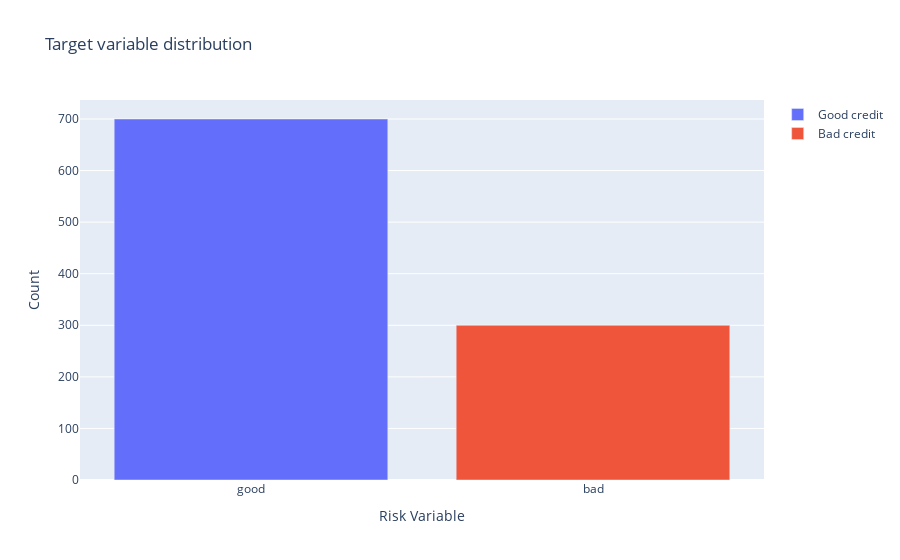

Notebook cell for this chart:
### Markdown cell above
<h2>Let's start looking through target variable and their distribuition</h2>

### Code cell
# it's a library that we work with plotly
import plotly.offline as py 
py.init_notebook_mode(connected=True) # this code, allow us to work with offline plotly version
import plotly.graph_objs as go # it's like "plt" of matplot
import plotly.tools as tls # It's useful to we get some tools of plotly
import warnings # This library will be used to ignore some warnings
from collections import Counter # To do counter of some features

trace0 = go.Bar(
            x = df_credit[df_credit["Risk"]== 'good']["Risk"].value_counts().index.values,
            y = df_credit[df_credit["Risk"]== 'good']["Risk"].value_counts().values,
            name='Good credit'
    )

trace1 = go.Bar(
            x = df_credit[df_credit["Risk"]== 'bad']["Risk"].value_counts().index.values,
            y = df_credit[df_credit["Risk"]== 'bad']["Risk"].value_counts().values,
            name='Bad credit'
    )

data = [trace0, trace1]

layout = go.Layout(
    
)

layout = go.Layout(
    yaxis=dict(
        title='Count'
    ),
    xaxis=dict(
        title='Risk Variable'
    ),
    title='Target variable distribution'
)

fig = go.Figure(data=data, layout=layout)

py.iplot(fig, filename='grouped-bar')

### Figure 1 — Plotly figure (JSON) as saved in the notebook; plotly's stock layout.template omitted (floating-point values rounded to 4 significant figures)
{"data": [{"name": "Good credit", "type": "bar", "x": ["good"], "y": [700]}, {"name": "Bad credit", "type": "bar", "x": ["bad"], "y": [300]}], "layout": {"title": {"text": "Target variable distribution"}, "xaxis": {"title": {"text": "Risk Variable"}}, "yaxis": {"title": {"text": "Count"}}}}
